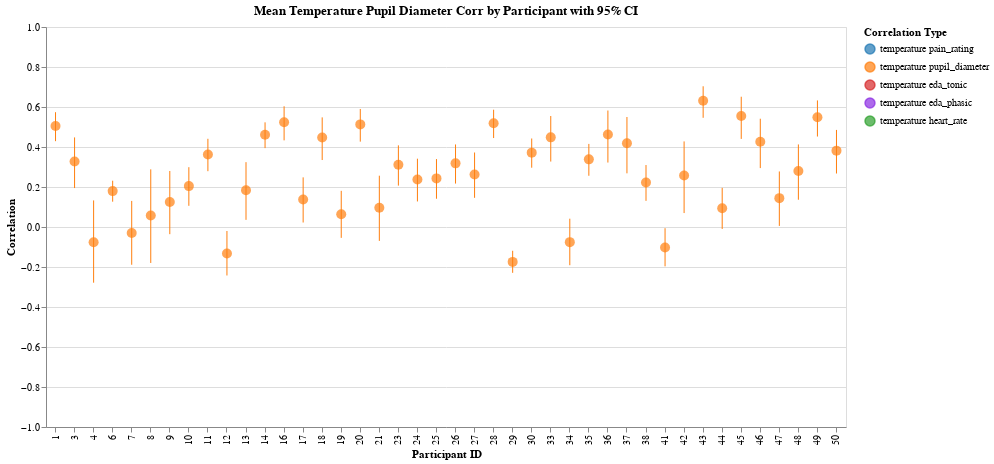

Source (notebook cell):
### Markdown cell above
## Temperature / Pupil

### Code cell
col1, col2 = "temperature", "pupil_diameter"

corr_by_trial = calculate_correlations_by_trial(df, col1, col2)
corr_by_participant = aggregate_correlations_fisher_z(
    corr_by_trial, col1, col2, "participant_id", include_ci=True
)
plot_correlations_by_trial(corr_by_trial, col1, col2)
pupil = plot_correlations_by_participant(
    corr_by_participant, col1, col2, with_config=-False, color_map=COLORS
)
pupil

### Figure 1 — Vega-Lite specification as saved in the notebook (floating-point values rounded to 4 significant figures)
{"config": {"view": {"continuousWidth": 300, "continuousHeight": 300}}, "layer": [{"mark": {"type": "rule"}, "encoding": {"color": {"field": "correlation_type", "legend": {"labelExpr": "replace(replace(datum.label, '_corr', ''), '_', ' ')", "title": "Correlation Type"}, "scale": {"domain": ["temperature_pain_rating_corr", "temperature_pupil_diameter_corr", "temperature_eda_tonic_corr", "temperature_eda_phasic_corr", "temperature_heart_rate_corr"], "range": ["#1f77b4", "#ff7f0e", "#d62728", "#8a2be2", "#2ca02c"]}, "type": "nominal"}, "x": {"axis": {"title": "Participant ID"}, "field": "participant_id", "type": "ordinal"}, "y": {"axis": {"title": "Correlation"}, "field": "participant_id_temperature_pupil_diameter_corr_ci_lower", "scale": {"domain": [-1, 1]}, "type": "quantitative"}, "y2": {"field": "participant_id_temperature_pupil_diameter_corr_ci_upper"}}, "title": "Mean Temperature Pupil Diameter Corr by Participant with 95% CI"}, {"mark": {"type": "circle", "size": 100}, "encoding": {"color": {"field": "correlation_type", "legend": {"labelExpr": "replace(replace(datum.label, '_corr', ''), '_', ' ')", "title": "Correlation Type"}, "scale": {"domain": ["temperature_pain_rating_corr", "temperature_pupil_diameter_corr", "temperature_eda_tonic_corr", "temperature_eda_phasic_corr", "temperature_heart_rate_corr"], "range": ["#1f77b4", "#ff7f0e", "#d62728", "#8a2be2", "#2ca02c"]}, "type": "nominal"}, "tooltip": [{"field": "participant_id", "title": "Participant", "type": "nominal"}, {"field": "participant_id_temperature_pupil_diameter_corr_mean", "format": ".3f", "title": "Mean Correlation", "type": "quantitative"}, {"field": "participant_id_temperature_pupil_diameter_corr_ci_lower", "format": ".3f", "title": "CI Lower", "type": "quantitative"}, {"field": "participant_id_temperature_pupil_diameter_corr_ci_upper", "format": ".3f", "title": "CI Upper", "type": "quantitative"}], "x": {"axis": {"title": "Participant ID"}, "field": "participant_id", "type": "ordinal"}, "y": {"field": "participant_id_temperature_pupil_diameter_corr_mean", "type": "quantitative"}}, "title": "Mean Temperature Pupil Diameter Corr by Participant with 95% CI"}], "data": {"name": "data-9d5a0dd946d50b4a524d1a22573c36b5"}, "height": 400, "width": 800, "$schema": "https://vega.github.io/schema/vega-lite/v5.20.1.json", "datasets": {"data-9d5a0dd946d50b4a524d1a22573c36b5": [{"participant_id": 1, "participant_id_temperature_pupil_diameter_corr_mean": 0.5051, "participant_id_temperature_pupil_diameter_corr_ci_lower": 0.4292, "participant_id_temperature_pupil_diameter_corr_ci_upper": 0.574, "correlation_type": "temperature_pupil_diameter_corr"}, {"participant_id": 3, "participant_id_temperature_pupil_diameter_corr_mean": 0.3272, "participant_id_temperature_pupil_diameter_corr_ci_lower": 0.1947, "participant_id_temperature_pupil_diameter_corr_ci_upper": 0.448, "correlation_type": "temperature_pupil_diameter_corr"}, {"participant_id": 4, "participant_id_temperature_pupil_diameter_corr_mean": -0.07602, "participant_id_temperature_pupil_diameter_corr_ci_lower": -0.2785, "participant_id_temperature_pupil_diameter_corr_ci_upper": 0.133, "correlation_type": "temperature_pupil_diameter_corr"}, {"participant_id": 6, "participant_id_temperature_pupil_diameter_corr_mean": 0.1795, "participant_id_temperature_pupil_diameter_corr_ci_lower": 0.1266, "participant_id_temperature_pupil_diameter_corr_ci_upper": 0.2314, "correlation_type": "temperature_pupil_diameter_corr"}, {"participant_id": 7, "participant_id_temperature_pupil_diameter_corr_mean": -0.02996, "participant_id_temperature_pupil_diameter_corr_ci_lower": -0.1888, "participant_id_temperature_pupil_diameter_corr_ci_upper": 0.1303, "correlation_type": "temperature_pupil_diameter_corr"}, {"participant_id": 8, "participant_id_temperature_pupil_diameter_corr_mean": 0.05736, "participant_id_temperature_pupil_diameter_corr_ci_lower": -0.1798, "participant_id_temperature_pupil_diameter_corr_ci_upper": 0.2882, "correlation_type": "temperature_pupil_diameter_corr"}, {"participant_id": 9, "participant_id_temperature_pupil_diameter_corr_mean": 0.1253, "participant_id_temperature_pupil_diameter_corr_ci_lower": -0.03591, "participant_id_temperature_pupil_diameter_corr_ci_upper": 0.2801, "correlation_type": "temperature_pupil_diameter_corr"}, {"participant_id": 10, "participant_id_temperature_pupil_diameter_corr_mean": 0.2045, "participant_id_temperature_pupil_diameter_corr_ci_lower": 0.106, "participant_id_temperature_pupil_diameter_corr_ci_upper": 0.299, "correlation_type": "temperature_pupil_diameter_corr"}, {"participant_id": 11, "participant_id_temperature_pupil_diameter_corr_mean": 0.3628, "participant_id_temperature_pupil_diameter_corr_ci_lower": 0.279, "participant_id_temperature_pupil_diameter_corr_ci_upper": 0.4411, "correlation_type": "temperature_pupil_diameter_corr"}, {"participant_id": 12, "participant_id_temperature_pupil_diameter_corr_mean": -0.1329, "participant_id_temperature_pupil_diameter_corr_ci_lower": -0.2424, "participant_id_temperature_pupil_diameter_corr_ci_upper": -0.02001, "correlation_type": "temperature_pupil_diameter_corr"}, {"participant_id": 13, "participant_id_temperature_pupil_diameter_corr_mean": 0.1839, "participant_id_temperature_pupil_diameter_corr_ci_lower": 0.03572, "participant_id_temperature_pupil_diameter_corr_ci_upper": 0.3241, "correlation_type": "temperature_pupil_diameter_corr"}, {"participant_id": 14, "participant_id_temperature_pupil_diameter_corr_mean": 0.4613, "participant_id_temperature_pupil_diameter_corr_ci_lower": 0.3943, "participant_id_temperature_pupil_diameter_corr_ci_upper": 0.5233, "correlation_type": "temperature_pupil_diameter_corr"}, {"participant_id": 16, "participant_id_temperature_pupil_diameter_corr_mean": 0.5236, "participant_id_temperature_pupil_diameter_corr_ci_lower": 0.4331, "participant_id_temperature_pupil_diameter_corr_ci_upper": 0.6036, "correlation_type": "temperature_pupil_diameter_corr"}, {"participant_id": 17, "participant_id_temperature_pupil_diameter_corr_mean": 0.1371, "participant_id_temperature_pupil_diameter_corr_ci_lower": 0.02248, "participant_id_temperature_pupil_diameter_corr_ci_upper": 0.2481, "correlation_type": "temperature_pupil_diameter_corr"}, {"participant_id": 18, "participant_id_temperature_pupil_diameter_corr_mean": 0.4478, "participant_id_temperature_pupil_diameter_corr_ci_lower": 0.3349, "participant_id_temperature_pupil_diameter_corr_ci_upper": 0.5481, "correlation_type": "temperature_pupil_diameter_corr"}, {"participant_id": 19, "participant_id_temperature_pupil_diameter_corr_mean": 0.06414, "participant_id_temperature_pupil_diameter_corr_ci_lower": -0.05435, "participant_id_temperature_pupil_diameter_corr_ci_upper": 0.1808, "correlation_type": "temperature_pupil_diameter_corr"}, {"participant_id": 20, "participant_id_temperature_pupil_diameter_corr_mean": 0.5131, "participant_id_temperature_pupil_diameter_corr_ci_lower": 0.4268, "participant_id_temperature_pupil_diameter_corr_ci_upper": 0.5901, "correlation_type": "temperature_pupil_diameter_corr"}, {"participant_id": 21, "participant_id_temperature_pupil_diameter_corr_mean": 0.0961, "participant_id_temperature_pupil_diameter_corr_ci_lower": -0.06949, "participant_id_temperature_pupil_diameter_corr_ci_upper": 0.2565, "correlation_type": "temperature_pupil_diameter_corr"}, {"participant_id": 23, "participant_id_temperature_pupil_diameter_corr_mean": 0.3111, "participant_id_temperature_pupil_diameter_corr_ci_lower": 0.2069, "participant_id_temperature_pupil_diameter_corr_ci_upper": 0.4083, "correlation_type": "temperature_pupil_diameter_corr"}, {"participant_id": 24, "participant_id_temperature_pupil_diameter_corr_mean": 0.2375, "participant_id_temperature_pupil_diameter_corr_ci_lower": 0.1277, "participant_id_temperature_pupil_diameter_corr_ci_upper": 0.3415, "correlation_type": "temperature_pupil_diameter_corr"}, {"participant_id": 25, "participant_id_temperature_pupil_diameter_corr_mean": 0.243, "participant_id_temperature_pupil_diameter_corr_ci_lower": 0.1413, "participant_id_temperature_pupil_diameter_corr_ci_upper": 0.3396, "correlation_type": "temperature_pupil_diameter_corr"}, {"participant_id": 26, "participant_id_temperature_pupil_diameter_corr_mean": 0.3183, "participant_id_temperature_pupil_diameter_corr_ci_lower": 0.2171, "participant_id_temperature_pupil_diameter_corr_ci_upper": 0.4127, "correlation_type": "temperature_pupil_diameter_corr"}, {"participant_id": 27, "participant_id_temperature_pupil_diameter_corr_mean": 0.2628, "participant_id_temperature_pupil_diameter_corr_ci_lower": 0.1459, "participant_id_temperature_pupil_diameter_corr_ci_upper": 0.3725, "correlation_type": "temperature_pupil_diameter_corr"}, {"participant_id": 28, "participant_id_temperature_pupil_diameter_corr_mean": 0.5192, "participant_id_temperature_pupil_diameter_corr_ci_lower": 0.4448, "participant_id_temperature_pupil_diameter_corr_ci_upper": 0.5864, "correlation_type": "temperature_pupil_diameter_corr"}, {"participant_id": 29, "participant_id_temperature_pupil_diameter_corr_mean": -0.1745, "participant_id_temperature_pupil_diameter_corr_ci_lower": -0.2291, "participant_id_temperature_pupil_diameter_corr_ci_upper": -0.1189, "correlation_type": "temperature_pupil_diameter_corr"}, {"participant_id": 30, "participant_id_temperature_pupil_diameter_corr_mean": 0.3718, "participant_id_temperature_pupil_diameter_corr_ci_lower": 0.2964, "participant_id_temperature_pupil_diameter_corr_ci_upper": 0.4425, "correlation_type": "temperature_pupil_diameter_corr"}, {"participant_id": 33, "participant_id_temperature_pupil_diameter_corr_mean": 0.4483, "participant_id_temperature_pupil_diameter_corr_ci_lower": 0.3273, "participant_id_temperature_pupil_diameter_corr_ci_upper": 0.5549, "correlation_type": "temperature_pupil_diameter_corr"}, {"participant_id": 34, "participant_id_temperature_pupil_diameter_corr_mean": -0.07576, "participant_id_temperature_pupil_diameter_corr_ci_lower": -0.191, "participant_id_temperature_pupil_diameter_corr_ci_upper": 0.04156, "correlation_type": "temperature_pupil_diameter_corr"}, {"participant_id": 35, "participant_id_temperature_pupil_diameter_corr_mean": 0.3383, "participant_id_temperature_pupil_diameter_corr_ci_lower": 0.2562, "participant_id_temperature_pupil_diameter_corr_ci_upper": 0.4155, "correlation_type": "temperature_pupil_diameter_corr"}, {"participant_id": 36, "participant_id_temperature_pupil_diameter_corr_mean": 0.4622, "participant_id_temperature_pupil_diameter_corr_ci_lower": 0.3222, "participant_id_temperature_pupil_diameter_corr_ci_upper": 0.5824, "correlation_type": "temperature_pupil_diameter_corr"}, {"participant_id": 37, "participant_id_temperature_pupil_diameter_corr_mean": 0.4192, "participant_id_temperature_pupil_diameter_corr_ci_lower": 0.2683, "participant_id_temperature_pupil_diameter_corr_ci_upper": 0.55, "correlation_type": "temperature_pupil_diameter_corr"}, {"participant_id": 38, "participant_id_temperature_pupil_diameter_corr_mean": 0.2221, "participant_id_temperature_pupil_diameter_corr_ci_lower": 0.1307, "participant_id_temperature_pupil_diameter_corr_ci_upper": 0.3098, "correlation_type": "temperature_pupil_diameter_corr"}, {"participant_id": 41, "participant_id_temperature_pupil_diameter_corr_mean": -0.1023, "participant_id_temperature_pupil_diameter_corr_ci_lower": -0.1968, "participant_id_temperature_pupil_diameter_corr_ci_upper": -0.005889, "correlation_type": "temperature_pupil_diameter_corr"}, {"participant_id": 42, "participant_id_temperature_pupil_diameter_corr_mean": 0.2576, "participant_id_temperature_pupil_diameter_corr_ci_lower": 0.06972, "participant_id_temperature_pupil_diameter_corr_ci_upper": 0.4279, "correlation_type": "temperature_pupil_diameter_corr"}, {"participant_id": 43, "participant_id_temperature_pupil_diameter_corr_mean": 0.6313, "participant_id_temperature_pupil_diameter_corr_ci_lower": 0.5461, "participant_id_temperature_pupil_diameter_corr_ci_upper": 0.7036, "correlation_type": "temperature_pupil_diameter_corr"}, {"participant_id": 44, "participant_id_temperature_pupil_diameter_corr_mean": 0.09407, "participant_id_temperature_pupil_diameter_corr_ci_lower": -0.009725, "participant_id_temperature_pupil_diameter_corr_ci_upper": 0.1959, "correlation_type": "temperature_pupil_diameter_corr"}, {"participant_id": 45, "participant_id_temperature_pupil_diameter_corr_mean": 0.5548, "participant_id_temperature_pupil_diameter_corr_ci_lower": 0.4405, "participant_id_temperature_pupil_diameter_corr_ci_upper": 0.6514, "correlation_type": "temperature_pupil_diameter_corr"}, {"participant_id": 46, "participant_id_temperature_pupil_diameter_corr_mean": 0.4258, "participant_id_temperature_pupil_diameter_corr_ci_lower": 0.2946, "participant_id_temperature_pupil_diameter_corr_ci_upper": 0.5413, "correlation_type": "temperature_pupil_diameter_corr"}, {"participant_id": 47, "participant_id_temperature_pupil_diameter_corr_mean": 0.1443, "participant_id_temperature_pupil_diameter_corr_ci_lower": 0.005412, "participant_id_temperature_pupil_diameter_corr_ci_upper": 0.2777, "correlation_type": "temperature_pupil_diameter_corr"}, {"participant_id": 48, "participant_id_temperature_pupil_diameter_corr_mean": 0.2804, "participant_id_temperature_pupil_diameter_corr_ci_lower": 0.1363, "participant_id_temperature_pupil_diameter_corr_ci_upper": 0.4129, "correlation_type": "temperature_pupil_diameter_corr"}, {"participant_id": 49, "participant_id_temperature_pupil_diameter_corr_mean": 0.5489, "participant_id_temperature_pupil_diameter_corr_ci_lower": 0.4523, "participant_id_temperature_pupil_diameter_corr_ci_upper": 0.6328, "correlation_type": "temperature_pupil_diameter_corr"}, {"participant_id": 50, "participant_id_temperature_pupil_diameter_corr_mean": 0.3817, "participant_id_temperature_pupil_diameter_corr_ci_lower": 0.2674, "participant_id_temperature_pupil_diameter_corr_ci_upper": 0.4854, "correlation_type": "temperature_pupil_diameter_corr"}]}}
